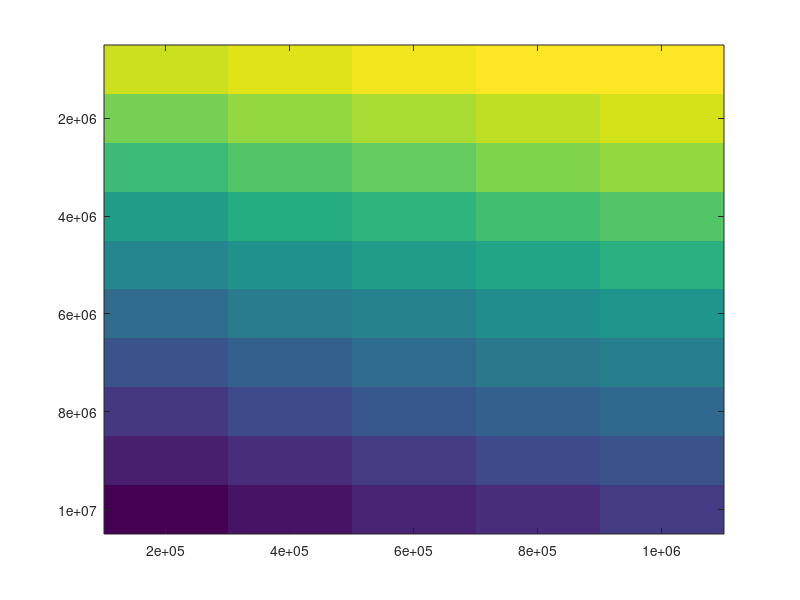

Write MATLAB code to recreate this figure.
% define constant
mp=1.67e-27;
m1=40*mp;
m2=2*mp;
k=1.38e-23;
epsilon=8.854e-12;
miu=1.257e-6;
T=300;
Q=1.6e-19;
lengthz=5;
lengthr=10;
% define maxwell_boltzmann destribution
fun=@(v) 4*pi*v.^2*(m2/(2*pi*k*T)).^(3/2).*exp(-m2*v.*v/(2*k*T));

p=[];
omegaz=[];
omegar=[];
vm=[];
Utot=[];
Ebarrier=zeros(lengthz,lengthr);

% % the former one using function scatter(line21-line47)
% for i=1:lengthz
%     wz=1e6*i/lengthz;
%     for j=1:lengthr
%         wr=10e6*j/lengthr;
%         omegaz=[omegaz,wz];
%         omegar=[omegar,wr];
%         a=(Q^2/(2*m1*wz^2*pi*epsilon))^(1/3);
%         U1=m1*wz^2*a^2/4+Q^2/(4*pi*epsilon*a);
%         b=(Q^2/(2*m1*wr^2*pi*epsilon))^(1/3);
%         U2=m1*wr^2*b^2/4+Q^2/(4*pi*epsilon*b);
%         % debug U=1;
%         U=U2-U1;
%         Utot=[Utot;[U,U1,U2]];
%         if(U<0)
%          p=[p,1];
%         else 
%             vt=(m1+m2)/m2*sqrt(U/m1);
%             % debug    vt=1000;
%             vm=[vm,vt];
%             t=integral(fun,0,vt);
%             p=[p,1-t];
%         end
%     end
% end
% 
% scatter3(omegaz,omegar,p);

% the latter one using function surf and imagesc
for i=1:lengthz
    wz=2*pi*1e6*i/lengthz;
    omegaz=[omegaz,wz];
    omegar=(1:lengthr)*2*pi*10e6/lengthr;
    pj=[];
    for j=1:lengthr
        wr=2*pi*10e6*j/lengthr;
%         omegar=[omegar,wr];
        a=(Q^2/(2*m1*wz^2*pi*epsilon))^(1/3);
        U1=m1*wz^2*a^2/4+Q^2/(4*pi*epsilon*a);
        b=(Q^2/(2*m1*wr^2*pi*epsilon))^(1/3);
        U2=m1*wr^2*b^2/4+Q^2/(4*pi*epsilon*b);
        % debug U=1;
        U=U2-U1;
        Utot=[Utot;[U,U1,U2]];
        Ebarrier(i,j)=U;
        if(U<0)
         pj=[pj;1];
        else 
            vt=(m1+m2)/m2*sqrt(U/m1);
            % debug    vt=1000;
            vm=[vm,vt];
            t=integral(fun,0,vt);
            pj=[pj;1-t];
        end
    end
    p=[p,pj];
end

surf(omegar/(2*pi),omegaz/(2*pi),Ebarrier);
imagesc(omegar/(2*pi),omegaz/(2*pi),Ebarrier);

surf(omegaz/(2*pi),omegar/(2*pi),p);
imagesc(omegaz/(2*pi),omegar/(2*pi),p);
